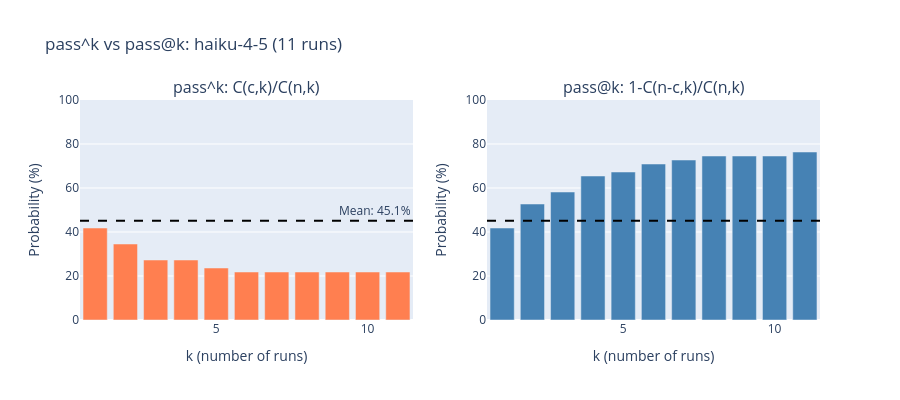

The notebook cell this image was saved under:
### Code cell
import plotly.graph_objects as go
from plotly.subplots import make_subplots

from bcbench.results.metrics import pass_at_k, pass_hat_k

# Visualize: pass^k vs pass@k comparison using correct formulas
run_ids_sorted = sorted(analysis_model_df["run_id"].unique())
pivot = analysis_model_df.pivot_table(index="instance_id", columns="run_id", values="resolved", aggfunc=lambda x: x.iloc[0])
pivot = pivot[run_ids_sorted]

n_runs = len(run_ids_sorted)
n_instances = len(pivot)

fig = make_subplots(rows=1, cols=2, subplot_titles=("pass^k: C(c,k)/C(n,k)", "pass@k: 1-C(n-c,k)/C(n,k)"))

k_values = list(range(1, n_runs + 1))

# Left: pass^k - measures the probability that all k trials succeed
pass_hat_k_pcts = []
for k in k_values:
    first_k_runs = run_ids_sorted[:k]
    pivot_k = pivot[first_k_runs]
    total = sum(pass_hat_k(k, int(row.sum()), k) for _, row in pivot_k.iterrows())
    pass_hat_k_pcts.append(total / n_instances * 100)

fig.add_trace(go.Bar(x=k_values, y=pass_hat_k_pcts, name="pass^k", marker_color="coral"), row=1, col=1)

# Right: pass@k - probability of at least 1 success
pass_at_k_pcts = []
for k in k_values:
    first_k_runs = run_ids_sorted[:k]
    pivot_k = pivot[first_k_runs]
    total = sum(pass_at_k(k, int(row.sum()), k) for _, row in pivot_k.iterrows())
    pass_at_k_pcts.append(total / n_instances * 100)

fig.add_trace(go.Bar(x=k_values, y=pass_at_k_pcts, name="pass@k", marker_color="steelblue"), row=1, col=2)

# Add mean line to both for reference
mean_pct = metrics["mean_pct"]
fig.add_hline(y=mean_pct, line_dash="dash", line_color="black", row=1, col=1, annotation_text=f"Mean: {mean_pct:.1f}%", annotation_position="top right")  # type: ignore
fig.add_hline(y=mean_pct, line_dash="dash", line_color="black", row=1, col=2)  # type: ignore

fig.update_xaxes(title_text="k (number of runs)", row=1, col=1)
fig.update_yaxes(title_text="Probability (%)", row=1, col=1)
fig.update_xaxes(title_text="k (number of runs)", row=1, col=2)
fig.update_yaxes(title_text="Probability (%)", row=1, col=2)

# Same y-axis range for fair comparison
fig.update_yaxes(range=[0, 100])

fig.update_layout(height=400, title_text=f"pass^k vs pass@k: {ANALYSIS_MODEL} ({n_runs} runs)", showlegend=False)
fig.show()

print("\n🔍 Interpretation:")
print("   • pass^k (left): Probability that k random samples would ALL succeed")
print(f"     - k=1: {pass_hat_k_pcts[0]:.1f}% (same as mean)")
print(f"     - k={n_runs}: {pass_hat_k_pcts[-1]:.1f}% (all runs succeed)")
print("   • pass@k (right): Probability of at least 1 success in k samples")
print(f"     - k=1: {pass_at_k_pcts[0]:.1f}% (same as mean)")
print(f"     - k={n_runs}: {pass_at_k_pcts[-1]:.1f}% (any success)")
print(f"\n   📊 Reliability gap at k={n_runs}: {pass_at_k_pcts[-1] - pass_hat_k_pcts[-1]:.1f}%")

### Figure 1 — Plotly figure (JSON) as saved in the notebook; plotly's stock layout.template omitted (floating-point values rounded to 4 significant figures)
{"data": [{"marker": {"color": "coral"}, "name": "pass^k", "type": "bar", "x": [1, 2, 3, 4, 5, 6, 7, 8, 9, 10, 11], "xaxis": "x", "y": [41.82, 34.55, 27.27, 27.27, 23.64, 21.82, 21.82, 21.82, 21.82, 21.82, 21.82], "yaxis": "y"}, {"marker": {"color": "steelblue"}, "name": "pass@k", "type": "bar", "x": [1, 2, 3, 4, 5, 6, 7, 8, 9, 10, 11], "xaxis": "x2", "y": [41.82, 52.73, 58.18, 65.45, 67.27, 70.91, 72.73, 74.55, 74.55, 74.55, 76.36], "yaxis": "y2"}], "layout": {"annotations": [{"font": {"size": 16}, "showarrow": false, "text": "pass^k: C(c,k)/C(n,k)", "x": 0.225, "xanchor": "center", "xref": "paper", "y": 1, "yanchor": "bottom", "yref": "paper"}, {"font": {"size": 16}, "showarrow": false, "text": "pass@k: 1-C(n-c,k)/C(n,k)", "x": 0.775, "xanchor": "center", "xref": "paper", "y": 1, "yanchor": "bottom", "yref": "paper"}, {"showarrow": false, "text": "Mean: 45.1%", "x": 1, "xanchor": "right", "xref": "x domain", "y": 45.12, "yanchor": "bottom", "yref": "y"}], "height": 400, "shapes": [{"line": {"color": "black", "dash": "dash"}, "type": "line", "x0": 0, "x1": 1, "xref": "x domain", "y0": 45.12, "y1": 45.12, "yref": "y"}, {"line": {"color": "black", "dash": "dash"}, "type": "line", "x0": 0, "x1": 1, "xref": "x2 domain", "y0": 45.12, "y1": 45.12, "yref": "y2"}], "showlegend": false, "title": {"text": "pass^k vs pass@k: haiku-4-5 (11 runs)"}, "xaxis": {"anchor": "y", "domain": [0, 0.45], "title": {"text": "k (number of runs)"}}, "xaxis2": {"anchor": "y2", "domain": [0.55, 1], "title": {"text": "k (number of runs)"}}, "yaxis": {"anchor": "x", "domain": [0, 1], "range": [0, 100], "title": {"text": "Probability (%)"}}, "yaxis2": {"anchor": "x2", "domain": [0, 1], "range": [0, 100], "title": {"text": "Probability (%)"}}}}
